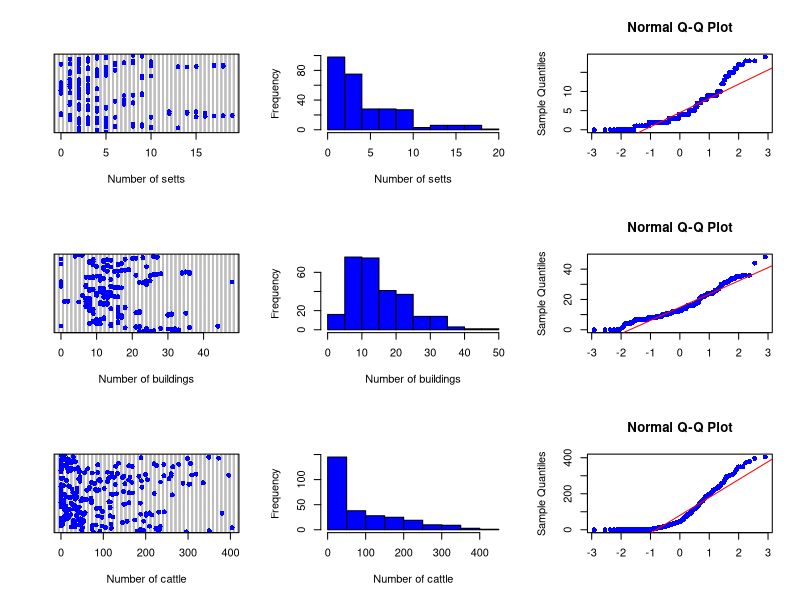
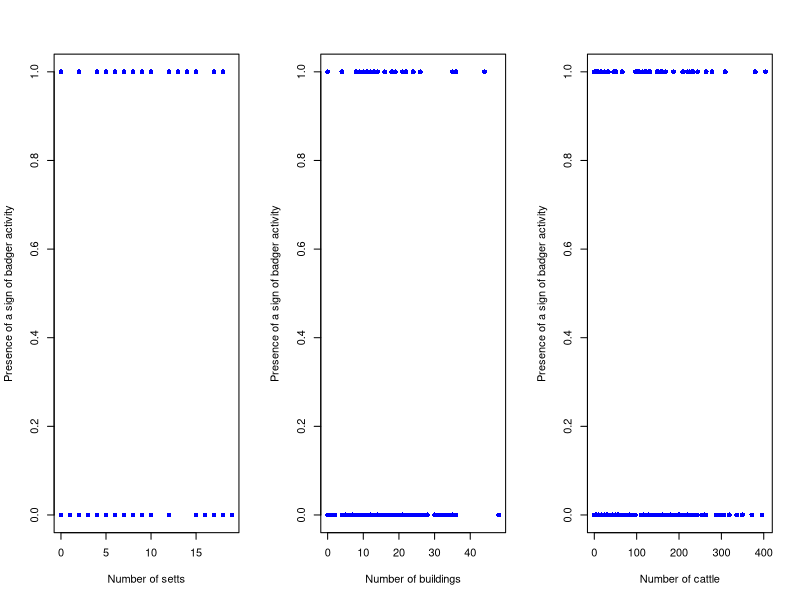
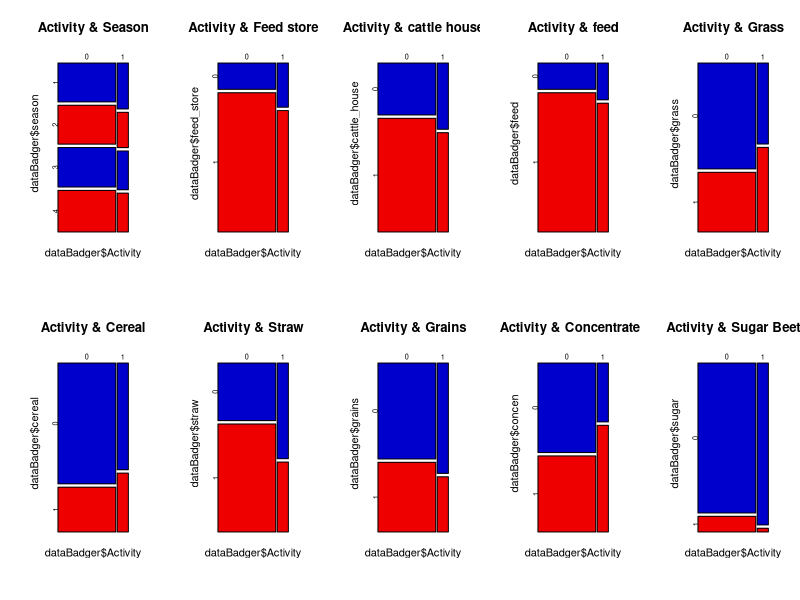
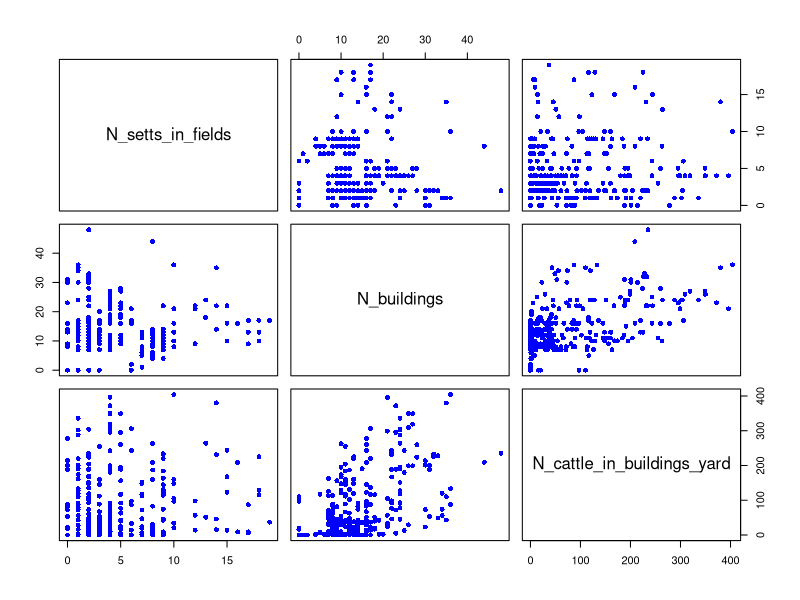
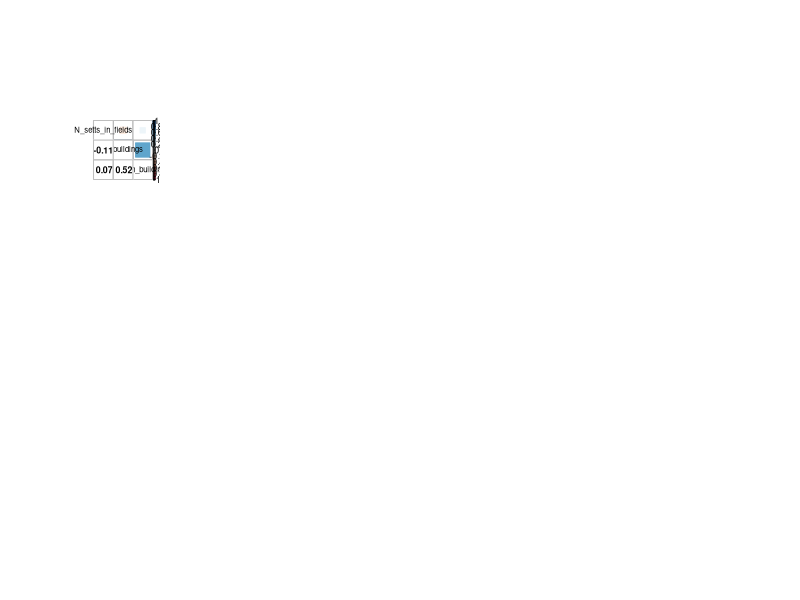

Write R code to recreate these figures, in order.
## ---- chunk 1
# library import
library(corrplot)
## ---- chunk 2
# Dataset import
dataBadger <- read.table("Badger.txt", dec=".", header = TRUE)

# Reduce name and change categorical variables as factor
dataBadger$Activity<- dataBadger$signs_in_yard
dataBadger$N_setts<-dataBadger$N_setts_in_fields
dataBadger$N_cattle<-dataBadger$N_cattle_in_buildings_yard
dataBadger$season<-as.factor(dataBadger$season)
dataBadger$feed_store<-as.factor(dataBadger$accessible_feed_store_present)
dataBadger$cattle_house<-as.factor(dataBadger$accessible_cattle_house_present)
dataBadger$feed<-as.factor(dataBadger$accessible_feed_present)
dataBadger$grass<-as.factor(dataBadger$grass_silage)
dataBadger$cereal<-as.factor(dataBadger$cereal_silage)
dataBadger$straw<-as.factor(dataBadger$hay_straw)
dataBadger$grains<-as.factor(dataBadger$cereal_grains)
dataBadger$concen<-as.factor(dataBadger$concentrates)
dataBadger$sugar<-as.factor(dataBadger$sugar_beet)
dataBadger$molasses<-as.factor(dataBadger$molasses)

# Check for presence of missing values
colSums(is.na(dataBadger))
# There is no missing value.
## ---- chunk 3
# Number of 0 and 1 in Y
table(dataBadger$Activity)
## ---- chunk 4
par(mfrow=c(3,3))

# Number of badger setts on farm
# Cleveland plot
dotchart(dataBadger$N_setts,pch=16,col='blue',xlab='Number of setts')
# Histogram
hist(dataBadger$N_setts,col='blue',xlab="Number of setts",main="")
# Quantile-Quantile plot
qqnorm(dataBadger$N_setts,pch=16,col='blue',xlab='')
qqline(dataBadger$N_setts,col='red')

# Number of buildings on farm
# Cleveland plot
dotchart(dataBadger$N_buildings,pch=16,col='blue',xlab='Number of buildings')
# Histogram
hist(dataBadger$N_buildings,col='blue',xlab="Number of buildings",main="")
# Quantile-Quantile plot
qqnorm(dataBadger$N_buildings,pch=16,col='blue',xlab='')
qqline(dataBadger$N_buildings,col='red')

# Number of cattle housed in buildings on farm
# Cleveland plot
dotchart(dataBadger$N_cattle,pch=16,col='blue',xlab='Number of cattle')
# Histogram
hist(dataBadger$N_cattle,col='blue',xlab="Number of cattle",main="")
# Quantile-Quantile plot
qqnorm(dataBadger$N_cattle,pch=16,col='blue',xlab='')
qqline(dataBadger$N_cattle,col='red')
## ---- chunk 5
# Factor season
summary(dataBadger$season)
# Factor feed_store
summary(dataBadger$feed_store)
# Factor cattle_house 
summary(dataBadger$cattle_house )
# Factor feed
summary(dataBadger$feed)
# Factor grass
summary(dataBadger$grass)
# Factor cereal
summary(dataBadger$cereal)
# Factor straw
summary(dataBadger$straw)
# Factor grains
summary(dataBadger$grains)
# Factor concen
summary(dataBadger$concen)
# Factor sugar
summary(dataBadger$sugar)
## ---- chunk 6

par(mfrow=c(1,3))
# Number of setts
plot(dataBadger$Activity~dataBadger$N_setts,pch=16,col='blue',xlab='Number of setts',ylab='Presence of a sign of badger activity')

# Number of buildings
plot(dataBadger$Activity~dataBadger$N_buildings,pch=16,col='blue',xlab='Number of buildings',ylab='Presence of a sign of badger activity')

# Number of cattle housed in buildings
plot(dataBadger$Activity~dataBadger$N_cattle,pch=16,col='blue',xlab='Number of cattle',ylab='Presence of a sign of badger activity')

par(mfrow=c(2,5))
# Factor season
mosaicplot(dataBadger$Activity~dataBadger$season
           ,color=c('blue3','red2')
           ,main="Activity & Season")

# Factor feed store
mosaicplot(dataBadger$Activity~dataBadger$feed_store
           ,color=c('blue3','red2')
           ,main="Activity & Feed store")

# Factor cattle_house 
mosaicplot(dataBadger$Activity~dataBadger$cattle_house
           ,color=c('blue3','red2')
           ,main="Activity & cattle house")

# Factor feed
mosaicplot(dataBadger$Activity~dataBadger$feed
           ,color=c('blue3','red2')
           ,main="Activity & feed")
# Factor grass
mosaicplot(dataBadger$Activity~dataBadger$grass
           ,color=c('blue3','red2')
           ,main="Activity & Grass")
# Factor cereal
mosaicplot(dataBadger$Activity~dataBadger$cereal
           ,color=c('blue3','red2')
           ,main="Activity & Cereal")
# Factor straw
mosaicplot(dataBadger$Activity~dataBadger$straw
           ,color=c('blue3','red2')
           ,main="Activity & Straw")
# Factor grains
mosaicplot(dataBadger$Activity~dataBadger$grains
           ,color=c('blue3','red2')
           ,main="Activity & Grains")
# Factor concen
mosaicplot(dataBadger$Activity~dataBadger$concen
           ,color=c('blue3','red2')
           ,main="Activity & Concentrates")
# Factor sugar
mosaicplot(dataBadger$Activity~dataBadger$sugar
           ,color=c('blue3','red2')
           ,main="Activity & Sugar Beet")
## ---- chunk 7

# Checking collinearity between the 3 quantitative independent variables

# We represent plot for each X continuous covariate pairs
plot(dataBadger[7:9],pch=16,col='blue')

#We calculate correlation between each pair of X covariate
M<-cor(dataBadger[7:9])
corrplot.mixed(M,upper="square",lower.col="black", tl.col="black",cl.cex = 0.8,tl.cex = 0.7,number.cex =0.8)

# Checking collinearity between  categorical independent variables
# produce all crossed tables between pairs of factors - not detailed here

# Checking collinearity between categorical and quantitative independent variables
# for each quantitative independent variable, use boxplot graphics to check whether factors influence it - not detailed here
